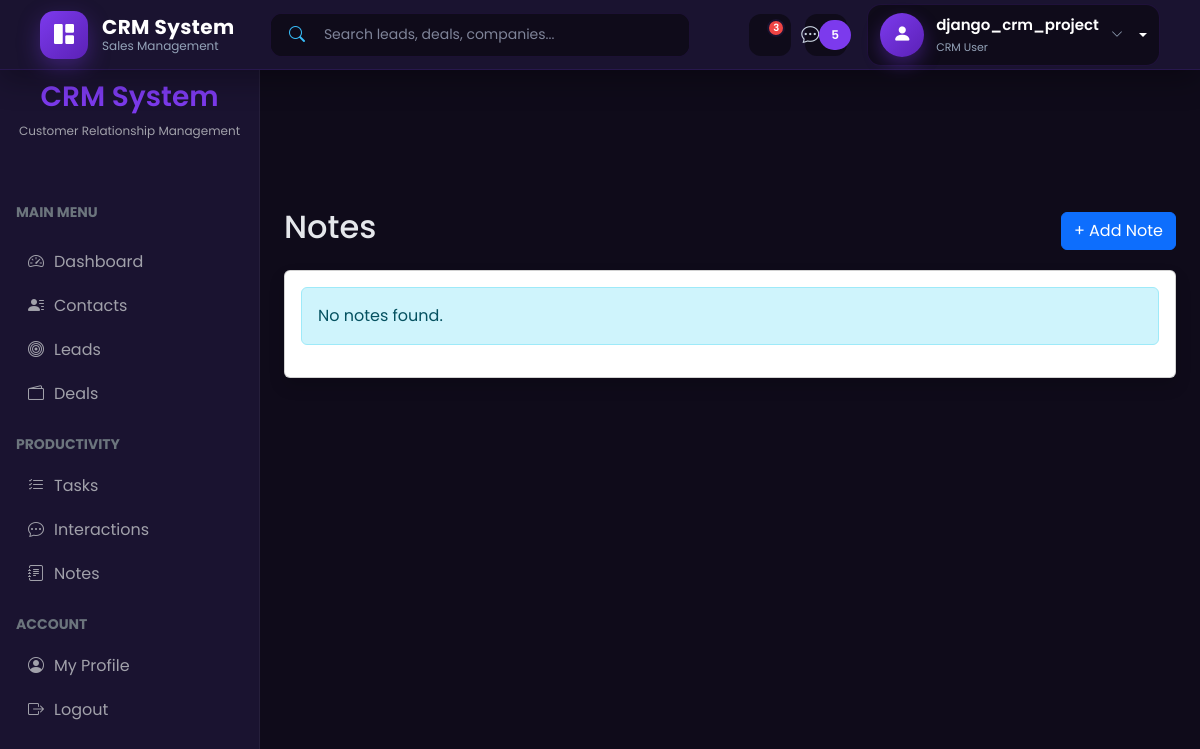
Page /notes/ (signed in) on the earlier database version.
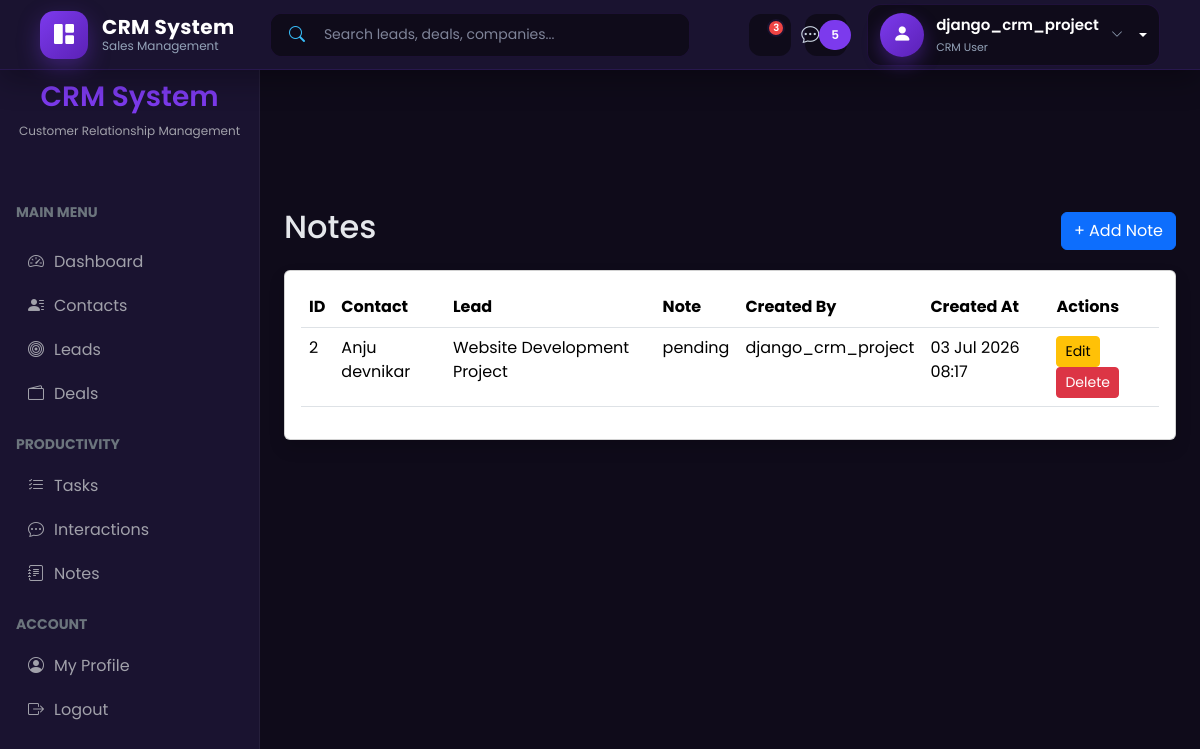
Same page on the later database version.
### notes/models.py (models this page shows, shortened)
class Note(models.Model):
    content = models.TextField()
    contact = models.ForeignKey(Contact, on_delete=models.CASCADE, null=True, blank=True)
    lead = models.ForeignKey(Lead, on_delete=models.CASCADE, null=True, blank=True)
    created_by = models.ForeignKey(settings.AUTH_USER_MODEL, on_delete=models.SET_NULL, null=True)
    created_at = models.DateTimeField(auto_now_add=True)

### contacts/models.py (models this page shows)
class Contact(models.Model):
    SOURCE_CHOICES = (
        ('website','Website'),
        ('referral','Referral'),
        ('social','Social Media'),
        ('cold_call','Cold Call'),
    )
    first_name = models.CharField(max_length=100)
    last_name = models.CharField(max_length=100)
    email = models.EmailField(unique=True)
    phone = models.CharField(max_length=20,blank=True)
    company = models.ForeignKey(Company,on_delete=models.SET_NULL,null=True,blank=True)
    assigned_to = models.ForeignKey(settings.AUTH_USER_MODEL,on_delete=models.SET_NULL,null=True,blank=True)
    source = models.CharField(max_length=20,choices=SOURCE_CHOICES)
    created_at = models.DateTimeField(auto_now_add=True)
    def __str__(self):
       return f"{self.first_name} {self.last_name}"

### leads/models.py (models this page shows)
class Lead(models.Model):
    STATUS_CHOICES = [
        ('new','New'),
        ('contacted','Contacted'),
        ('qualified','Qualified'),
        ('proposal','Proposal'),
        ('won','Won'),
        ('lost','Lost'),
    ]
    contact = models.ForeignKey(Contact,on_delete=models.CASCADE)
    title = models.CharField(max_length=200)
    status = models.CharField(max_length=20, choices=STATUS_CHOICES, default='new')
    assigned_to = models.ForeignKey(settings.AUTH_USER_MODEL, on_delete=models.SET_NULL, null=True,blank=True)
    estimated_value = models.DecimalField(max_digits=12, decimal_places=2, default=0)
    expected_close =models.DateField(null=True, blank=True)
    created_at = models.DateTimeField(auto_now_add=True)
    updated_at =models.DateTimeField(auto_now=True)
    def __str__(self):
        return self.title

### accounts/models.py (models this page shows)
class CustomUser(AbstractUser):
    ROLE_CHOICES = (
        ('admin', 'Admin'),
        ('agent', 'Agent'),
    )
    role = models.CharField(max_length=10, choices=ROLE_CHOICES, default='agent')
    phone = models.CharField(max_length=15, blank=True, null=True)
    profile_pic = models.ImageField(upload_to="profiles/", blank=True, null=True)
    email = models.EmailField(unique=True)
    is_approved = models.BooleanField(default=False, help_text="Admin approval required for login")
    def __str__(self):
        return self.username

### notes/views.py (the view)
class NoteListView(LoginRequiredMixin, ListView):
    model = Note
    template_name = "notes/note_list.html"
    context_object_name = "notes"
    def get_queryset(self):
        if self.request.user.role == "admin":
            return Note.objects.select_related(
                "contact",
                "lead",
                "created_by"
            )
        return Note.objects.filter(
            created_by=self.request.user
        ).select_related(
            "contact",
            "lead"
        )

### templates/notes/note_list.html (shortened to what this page needs)
{% extends "base.html" %}
{% block content %}
<div class="container mt-4">
    <div class="d-flex justify-content-between align-items-center mb-3">
        <h2>Notes</h2>
        <a href="{% url 'note_add' %}" class="btn btn-primary">
            + Add Note
        </a>
    </div>
    <div class="card shadow">
        <div class="card-body">
            {% if notes %}
            <table class="table table-hover">
                <thead>
                    <tr>
                        <th>ID</th>
                        <th>Contact</th>
                        <th>Lead</th>
                        <th>Note</th>
                        <th>Created By</th>
                        <th>Created At</th>
                        <th>Actions</th>
                    </tr>
                </thead>
                <tbody>
                    {% for note in notes %}
                    <tr>
                        <td>{{ note.id }}</td>
                        <td>{{ note.contact }}</td>
                        <td>{{ note.lead }}</td>
                        <td>{{ note.content|truncatechars:50 }}</td>
                        <td>{{ note.created_by }}</td>
                        <td>{{ note.created_at|date:"d M Y H:i" }}</td>
                        <td>
                            <a href="{% url 'note_edit' note.pk %}"
                               class="btn btn-warning btn-sm">
                                Edit
                            </a>
                            <a href="{% url 'note_delete' note.pk %}"
                               class="btn btn-danger btn-sm">
                                Delete
                            </a>
                        </td>
                    </tr>
                    {% endfor %}
                </tbody>
            </table>
            {% else %}
                <div class="alert alert-info">
                    No notes found.
                </div>
            {% endif %}
        </div>
    </div>
</div>
{% endblock %}

Differences in the rows shown:
added Note: id "2", contact "Anju devnikar", lead "Website Development Project", content "pending", created_by "django_crm_project", created_at "03 Jul 2026 08:17"
Other differences:
text no longer shown: "No notes found."
text now shown: "ID Contact Lead Note Created By Created At Actions"
